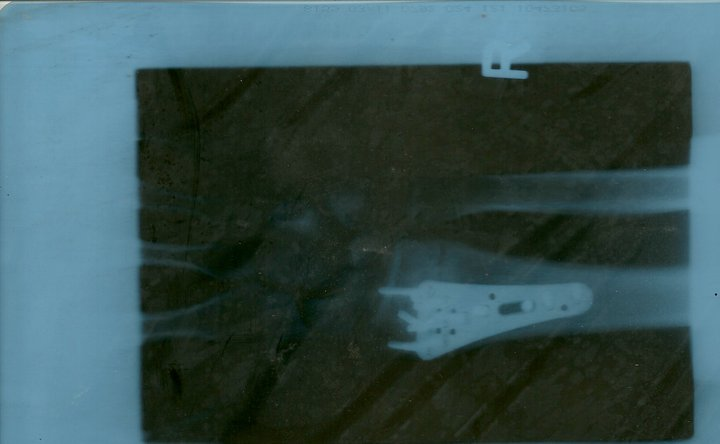
#> input picture 33620_165309590147974_3410441_n.jpg, 720 x 444 px
$ python -i preprocessors.py   (imports and definitions only)
#> lines starting #> are read from the running program, lines starting #| are printed output that depends on the picture; after the words box and inside, x2 and y2 are one past the last pixel; in counts of white or black regions, pixels touching at a corner belong together
#> further down, picture is the input picture: shape (444, 720, 3); mean B, G, R 81, 80.4, 55
import cv2

# get grayscale image
def get_grayscale(image):
    return cv2.cvtColor(image, cv2.COLOR_BGR2GRAY)


# noise removal
def remove_noise(image):
    return cv2.medianBlur(image, 5)


# thresholding
def thresholding(image):
    # threshold the image, setting all foreground pixels to
    # 255 and all background pixels to 0
    return cv2.threshold(gray, 0, 255, cv2.THRESH_BINARY | cv2.THRESH_OTSU)[1]


# dilation
def dilate(image):
    kernel = np.ones((5, 5), np.uint8)
    return cv2.dilate(image, kernel, iterations=1)

# erosion
def erode(image):
    kernel = np.ones((5, 5), np.uint8)
    return cv2.erode(image, kernel, iterations=1)


# opening - erosion followed by dilation
def opening(image):
    kernel = np.ones((5, 5), np.uint8)
    return cv2.morphologyEx(image, cv2.MORPH_OPEN, kernel)


# canny edge detection
def canny(image):
    return cv2.Canny(image, 100, 200)


# skew correction
def deskew(image):
    gray = cv2.cvtColor(image, cv2.COLOR_BGR2GRAY)
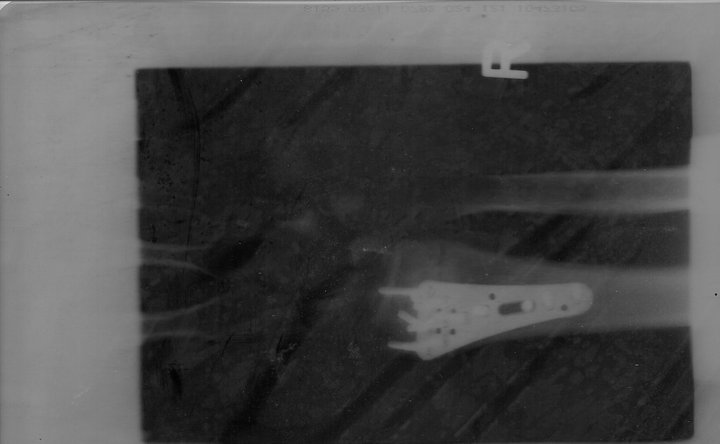
#> gray: shape (444, 720); min 2, max 224, mean 72.9
    gray = cv2.bitwise_not(gray)
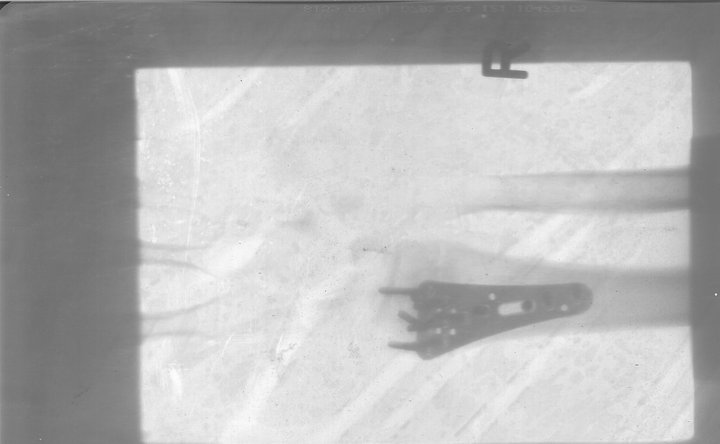
#> gray: shape (444, 720); min 31, max 253, mean 182.1
    thresh = cv2.threshold(gray, 0, 255,
                           cv2.THRESH_BINARY | cv2.THRESH_OTSU)[1]
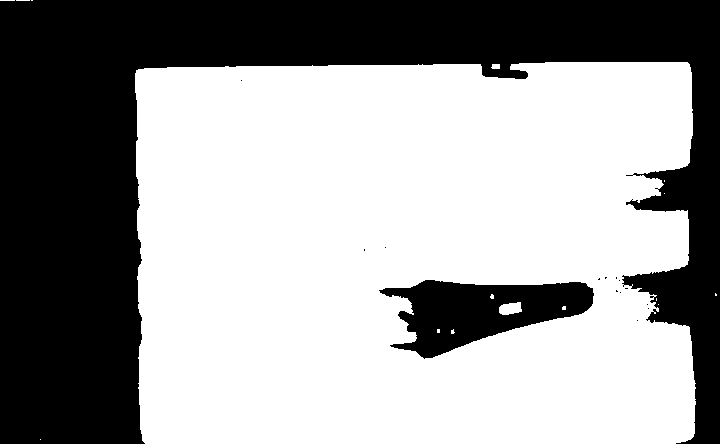
#> thresh: shape (444, 720); 61.3% white; 15 black regions (13 under 20 px), largest, box (x1, y1, x2, y2) and area: (0, 0, 720, 444) 114441, (379, 280, 594, 359) 9281
#> (the run stopped early here; a loop or call above may not have finished)
